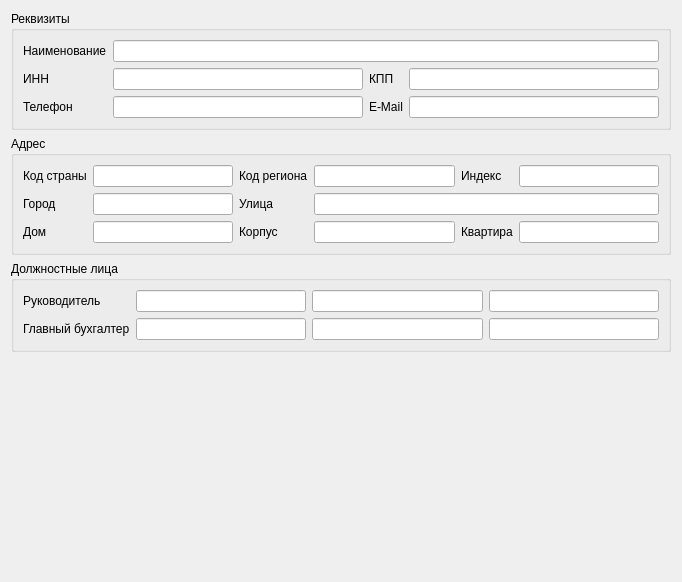
<?xml version="1.0" encoding="UTF-8"?>
<ui version="4.0">
 <class>WizardPageOrganization</class>
 <widget class="QWizardPage" name="WizardPageOrganization">
  <property name="geometry">
   <rect>
    <x>0</x>
    <y>0</y>
    <width>682</width>
    <height>582</height>
   </rect>
  </property>
  <property name="windowTitle">
   <string>WizardPage</string>
  </property>
  <property name="title">
   <string>Организация</string>
  </property>
  <layout class="QVBoxLayout" name="verticalLayout">
   <item>
    <widget class="QGroupBox" name="groupBox_2">
     <property name="title">
      <string>Реквизиты</string>
     </property>
     <layout class="QVBoxLayout" name="verticalLayout_6">
      <item>
       <layout class="QGridLayout" name="gridLayout">
        <item row="3" column="1">
         <widget class="QLineEdit" name="orgTel"/>
        </item>
        <item row="1" column="2">
         <widget class="QLabel" name="label_3">
          <property name="text">
           <string>КПП</string>
          </property>
         </widget>
        </item>
        <item row="1" column="0">
         <widget class="QLabel" name="label_2">
          <property name="text">
           <string>ИНН</string>
          </property>
         </widget>
        </item>
        <item row="1" column="3">
         <widget class="QLineEdit" name="orgKPP"/>
        </item>
        <item row="3" column="3">
         <widget class="QLineEdit" name="orgEMail"/>
        </item>
        <item row="3" column="0">
         <widget class="QLabel" name="label_4">
          <property name="text">
           <string>Телефон</string>
          </property>
         </widget>
        </item>
        <item row="1" column="1">
         <widget class="QLineEdit" name="orgINN"/>
        </item>
        <item row="0" column="1" colspan="3">
         <widget class="QLineEdit" name="orgName"/>
        </item>
        <item row="3" column="2">
         <widget class="QLabel" name="label_5">
          <property name="text">
           <string>E-Mail</string>
          </property>
         </widget>
        </item>
        <item row="0" column="0">
         <widget class="QLabel" name="label">
          <property name="text">
           <string>Наименование</string>
          </property>
         </widget>
        </item>
       </layout>
      </item>
     </layout>
    </widget>
   </item>
   <item>
    <widget class="QGroupBox" name="groupBox_3">
     <property name="title">
      <string>Адрес</string>
     </property>
     <layout class="QVBoxLayout" name="verticalLayout_7">
      <item>
       <layout class="QGridLayout" name="gridLayout_3">
        <item row="1" column="0">
         <widget class="QLabel" name="label_10">
          <property name="text">
           <string>Город</string>
          </property>
         </widget>
        </item>
        <item row="0" column="3">
         <widget class="QLineEdit" name="orgRegionCode"/>
        </item>
        <item row="0" column="1">
         <widget class="QLineEdit" name="orgCountryCode"/>
        </item>
        <item row="0" column="5">
         <widget class="QLineEdit" name="orgPostalCode"/>
        </item>
        <item row="1" column="1">
         <widget class="QLineEdit" name="orgCity"/>
        </item>
        <item row="0" column="0">
         <widget class="QLabel" name="label_8">
          <property name="text">
           <string>Код страны</string>
          </property>
         </widget>
        </item>
        <item row="0" column="2">
         <widget class="QLabel" name="label_9">
          <property name="text">
           <string>Код региона</string>
          </property>
         </widget>
        </item>
        <item row="0" column="4">
         <widget class="QLabel" name="label_14">
          <property name="text">
           <string>Индекс</string>
          </property>
         </widget>
        </item>
        <item row="1" column="2">
         <widget class="QLabel" name="label_11">
          <property name="text">
           <string>Улица</string>
          </property>
         </widget>
        </item>
        <item row="2" column="0">
         <widget class="QLabel" name="label_12">
          <property name="text">
           <string>Дом</string>
          </property>
         </widget>
        </item>
        <item row="2" column="1">
         <widget class="QLineEdit" name="orgBuilding"/>
        </item>
        <item row="2" column="2">
         <widget class="QLabel" name="label_13">
          <property name="text">
           <string>Корпус</string>
          </property>
         </widget>
        </item>
        <item row="2" column="3">
         <widget class="QLineEdit" name="orgBuildingIndex"/>
        </item>
        <item row="1" column="3" colspan="3">
         <widget class="QLineEdit" name="orgStreet"/>
        </item>
        <item row="2" column="4">
         <widget class="QLabel" name="label_15">
          <property name="text">
           <string>Квартира</string>
          </property>
         </widget>
        </item>
        <item row="2" column="5">
         <widget class="QLineEdit" name="orgApartment"/>
        </item>
       </layout>
      </item>
     </layout>
    </widget>
   </item>
   <item>
    <widget class="QGroupBox" name="groupBox">
     <property name="title">
      <string>Должностные лица</string>
     </property>
     <layout class="QVBoxLayout" name="verticalLayout_5">
      <item>
       <layout class="QGridLayout" name="gridLayout_2">
        <item row="1" column="1">
         <widget class="QLineEdit" name="headSurname"/>
        </item>
        <item row="2" column="1">
         <widget class="QLineEdit" name="accSurname"/>
        </item>
        <item row="2" column="0">
         <widget class="QLabel" name="label_7">
          <property name="text">
           <string>Главный бухгалтер</string>
          </property>
         </widget>
        </item>
        <item row="1" column="0">
         <widget class="QLabel" name="label_6">
          <property name="text">
           <string>Руководитель</string>
          </property>
         </widget>
        </item>
        <item row="1" column="2">
         <widget class="QLineEdit" name="headName"/>
        </item>
        <item row="2" column="2">
         <widget class="QLineEdit" name="accName"/>
        </item>
        <item row="2" column="3">
         <widget class="QLineEdit" name="accMiddleName"/>
        </item>
        <item row="1" column="3">
         <widget class="QLineEdit" name="headMiddleName"/>
        </item>
       </layout>
      </item>
     </layout>
    </widget>
   </item>
   <item>
    <spacer name="verticalSpacer">
     <property name="orientation">
      <enum>Qt::Vertical</enum>
     </property>
     <property name="sizeHint" stdset="0">
      <size>
       <width>20</width>
       <height>40</height>
      </size>
     </property>
    </spacer>
   </item>
  </layout>
 </widget>
 <tabstops>
  <tabstop>orgName</tabstop>
  <tabstop>orgINN</tabstop>
  <tabstop>orgKPP</tabstop>
  <tabstop>orgTel</tabstop>
  <tabstop>orgEMail</tabstop>
  <tabstop>orgCountryCode</tabstop>
  <tabstop>orgRegionCode</tabstop>
  <tabstop>orgPostalCode</tabstop>
  <tabstop>orgCity</tabstop>
  <tabstop>orgStreet</tabstop>
  <tabstop>orgBuilding</tabstop>
  <tabstop>orgBuildingIndex</tabstop>
  <tabstop>orgApartment</tabstop>
  <tabstop>headSurname</tabstop>
  <tabstop>headName</tabstop>
  <tabstop>headMiddleName</tabstop>
  <tabstop>accSurname</tabstop>
  <tabstop>accName</tabstop>
  <tabstop>accMiddleName</tabstop>
 </tabstops>
 <resources/>
 <connections/>
</ui>
